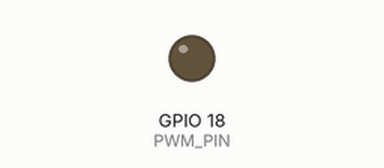
Simulated run of this program. Board: Raspberry Pi (BCM pin numbers). Shown: output pins drawn as LEDs (lit = HIGH).

Above: at 0.05 s.
At 2.4 s:
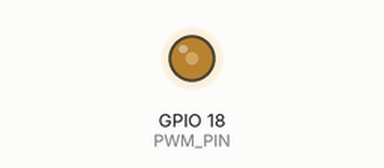
At 4.75 s:
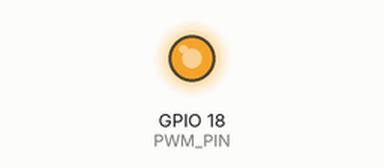
At 9.5 s:
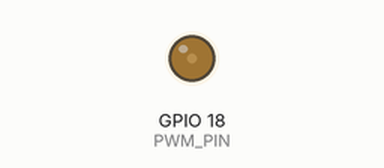
Timing chart, 0 to 13.7 s (numbered marks = the images above):
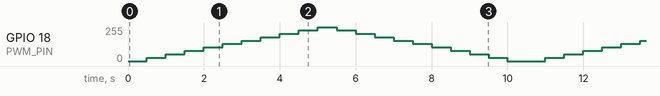

The program:

LED_PWM.py
```python
import RPi.GPIO as GPIO
import time


GPIO.setmode(GPIO.BCM)
PWM_PIN = 18
GPIO.setup(PWM_PIN, GPIO.OUT)
pwm = GPIO.PWM(PWM_PIN, 1000)

pwm.start(0)
try:
    while True:
        for duty_cycle in range(0, 100, 10):
            pwm.ChangeDutyCycle(duty_cycle)
            time.sleep(0.5)
        for duty_cycle in range(100, -1, -10):
            pwm.ChangeDutyCycle(duty_cycle)
            time.sleep(0.5)
except KeyboardInterrupt:
    pass

pwm.stop()
GPIO.cleanup()
```
